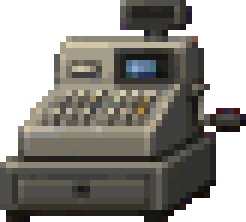
#> input picture godot/assets/textury/camp/gear_till.png, 41 x 37 px, given in place of raw.png, which was not available (shown 6 times larger)
$ python crop_goods.py ../../godot/assets/textury/camp/gear_till.png
#> lines starting #> are read from the running program, lines starting #| are printed output that depends on the picture; pictures that were not available may be replaced by others from this repository, and a replacement may not be noted
#!/usr/bin/env python3
"""Shop goods: Grok tends to put one row of goods at the bottom of a dark canvas. Crop
each tools/artgen/out/tex_goods_*/raw.png to the band that has goods in it, then process
it as a 128 px wide panel into godot/assets/textury/camp/goods_*.png.

    python tools/artgen/crop_goods.py tex_goods_cans [tex_goods_jars ...]
"""
import os
import subprocess
import sys

from PIL import Image

HERE = os.path.dirname(os.path.abspath(__file__))


def content_band(img):
    """Rows whose brightness is clearly above the dark background."""
    g = img.convert("L")
    w, h = g.size
    px = g.load()
    rows = []
    for y in range(h):
        bright = sum(1 for x in range(0, w, 4) if px[x, y] > 70)
        rows.append(bright / (w / 4))
    ys = [y for y, f in enumerate(rows) if f > 0.25]
    if not ys:
        return 0, h
    return max(0, ys[0] - 4), min(h, ys[-1] + 2)


for rid in sys.argv[1:]:
    raw = os.path.join(HERE, "out", rid, "raw.png")
    img = Image.open(raw).convert("RGB")
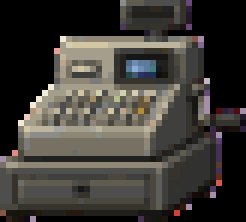
#> img: PIL image 41x37 RGB (shown 6 times larger); mean R, G, B 62.7, 59.8, 54.9
    top, bottom = content_band(img)
#> in content_band, `g = img.convert("L")`:
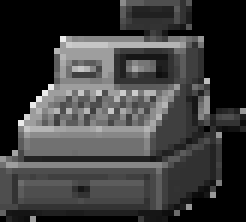
#> g: PIL image 41x37 L (shown 6 times larger); min 0, max 235, mean 60.2
#> the loop in content_band, `for y in range(h):` made 37 passes
#> bright on passes 1 to 12: 3, 1, 1, 1, 0, 0, 6, 5, 2, 2, 3, 3
#> after the loop in content_band, `for y in range(h):`: rows = 37 values, max 0.78 at index 27, min 0 at index 4, mean 0.403
#> in content_band, `ys = [y for y, f in enumerate(rows) if f > 0.25]`: ys = [0, 6, 7, 10, 11, 14, 15, 16, 17, 18, 19, 20, 21, 22, 23, 24, 25, 27, 28, 29, 30, 31, 32, 33]
#> top = 0; bottom = 35
    band = img.crop((0, top, img.size[0], bottom))
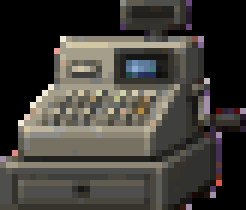
#> band: PIL image 41x35 RGB (shown 6 times larger); mean R, G, B 65.1, 62.4, 57.2
    cropped = os.path.join(HERE, "out", rid, "cropped.png")
    band.save(cropped)
    # process.py reads raw.png: hand it the band, keep the original next to it.
    os.replace(raw, os.path.join(HERE, "out", rid, "raw_full.png"))
    band.save(raw)
    dest = "assets/textury/camp/%s.png" % rid[len("tex_"):]
    subprocess.check_call([sys.executable, os.path.join(HERE, "process.py"), rid, "panel", "128", dest])
#> (this line was passed over: subprocess is not available in this run)
    print("%s band %d-%d -> %s" % (rid, top, bottom, dest))
#| ../../godot/assets/textury/camp/gear_till.png band 0-35 -> assets/textury/camp/./godot/assets/textury/camp/gear_till.png.png
